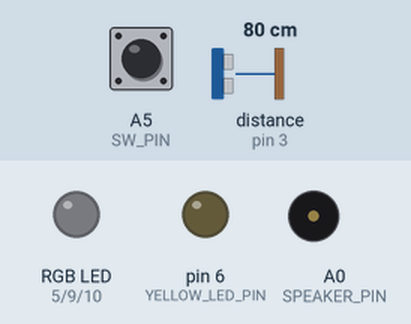
This program was run on a simulated Arduino Uno, built with avr-gcc and run on an emulated ATmega328P. Parts: an RGB LED mixed from three pins (HIGH = lit), output pins drawn as LEDs (lit = HIGH), buzzer (waves = sounding). The test bench sets the inputs (shaded band); at power-on: A5 (SW_PIN) HIGH, distance to the obstacle (sensor on pin 3) 80 cm. The echo pulse lasts 58.3 µs per cm; dim RGB values are drawn brighter than linear; what the program prints to the serial monitor is not drawn.

Above: at 1.6 s.
1.7 s: A5 (SW_PIN) pulled LOW for 0.15 s
At 2.1 s:
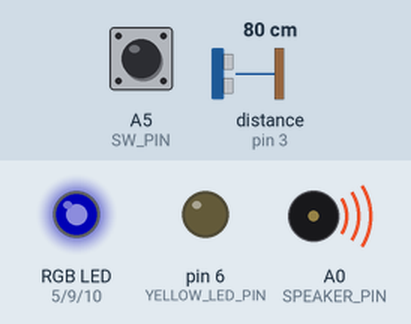
4.8 s: distance to the obstacle (sensor on pin 3) set to 32 cm
7.8 s: distance to the obstacle (sensor on pin 3) set to 28 cm
At 8.4 s:
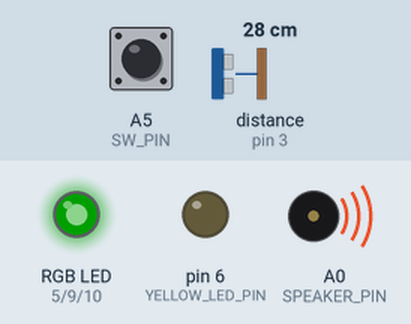
10.8 s: distance to the obstacle (sensor on pin 3) set to 22 cm
13.8 s: distance to the obstacle (sensor on pin 3) set to 18 cm
At 14.7 s:
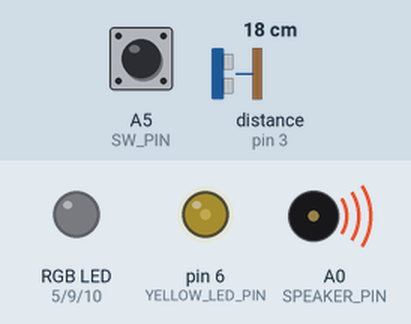
16.8 s: distance to the obstacle (sensor on pin 3) set to 12 cm
19.8 s: distance to the obstacle (sensor on pin 3) set to 9 cm
At 20.3 s:
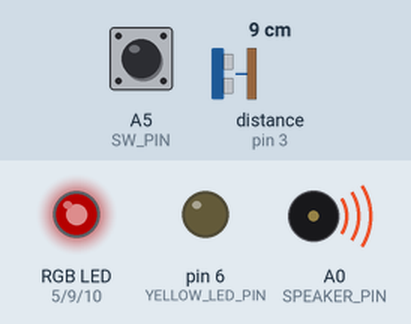
Timing chart, 0 to 23.8 s (numbered marks = the images above; inputs shaded):
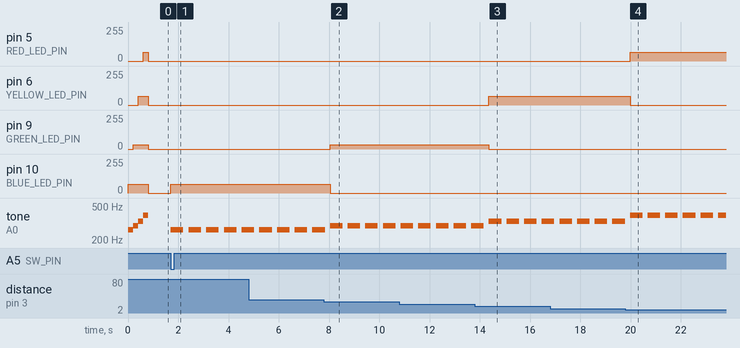

The program:

main.cpp
```cpp
// sketch name = UltrasonicDistanceSensor
// 超音波センサー(HCSR04)でLED点滅しブザー鳴動する

/*
  Version 1.0
   * ライブラリ HCSR04 ultrasonic sensor 導入
   * シリアルプロッタ Teleplot導入
   * LEDの明るさ調整のためdigitalWrite(PIN, HIGH)を
     analogWrite(PIN, 0-255)に変更
   * メロディを入れるためpitch.hと
     圧電スピーカー(パッシブスピーカー)追加
   * LEDを順に点灯しながら音を出すdemonstration関数追加
*/

#include <Arduino.h>

const int BLUE_LED_PIN = 10;  // 青LED接続端子
const int GREEN_LED_PIN = 9;  // 緑LED接続端子,遠い
const int YELLOW_LED_PIN = 6; // 黄LED接続端子,中間
const int RED_LED_PIN = 5;    // 赤LED接続端子,近い

#define SW_PIN A5 // スイッチ接続端子
#define SW_OFF 1  // スイッチOFFのdigitalReadの値

#include <HCSR04.h>

#define TRIG_PIN 2 // トリガーピンの接続端子
#define ECHO_PIN 3 // エコーピンの接続端子

#define NEAR 10.0 // この値以下だったら「近い」判定（単位:cm）
#define MID 20.0  // この値以下だったら「中間」判定（単位:cm）
#define FAR 30.0  // この値以下だったら「遠い」判定（単位:cm）

HCSR04 kyoriSensor(TRIG_PIN, ECHO_PIN); // 距離センサーオブジェクト生成

#include "pitch.h" // 音程周波数定義ファイル
#define SPEAKER_PIN A0 // 圧電スピーカー(パッシブスピーカー)接続端子

void demonstration(){
  noTone(SPEAKER_PIN);     // パッシブスピーカーを止める

  tone(SPEAKER_PIN, DO_4); // パッシブスピーカーを鳴らす
  analogWrite(BLUE_LED_PIN, 64);
  delay(200);

  tone(SPEAKER_PIN, RE_4);
  analogWrite(GREEN_LED_PIN, 32);
  delay(200);

  tone(SPEAKER_PIN, MI_4);
  analogWrite(YELLOW_LED_PIN, 64);
  delay(200);

  tone(SPEAKER_PIN, SO_4);
  analogWrite(RED_LED_PIN, 64);
  delay(200);

  digitalWrite(RED_LED_PIN, LOW);
  digitalWrite(YELLOW_LED_PIN, LOW);
  digitalWrite(GREEN_LED_PIN, LOW);
  digitalWrite(BLUE_LED_PIN, LOW);
  noTone(SPEAKER_PIN); // パッシブスピーカーを止める
}

void setup()
{
  // シリアルモニタ初期化
  Serial.begin(9600);

  // 端子設定
  pinMode(RED_LED_PIN, OUTPUT);
  pinMode(YELLOW_LED_PIN, OUTPUT);
  pinMode(GREEN_LED_PIN, OUTPUT);
  pinMode(BLUE_LED_PIN, OUTPUT);

  pinMode(SW_PIN, INPUT_PULLUP); // タクトスイッチ（A5）をプルアップ入力に設定

  // 準備OK
  demonstration();

  // スイッチが押されるまで待つ
  Serial.println("スイッチを押すまで待機"); // debug
  while (digitalRead(SW_PIN) == SW_OFF){
        }
  }

void loop()
{
  // 距離測定＆シリアルモニタ表示
  float distance = kyoriSensor.dist();

  // Plot a distance
  Serial.print(">distance:");
  Serial.println(distance);

  if (distance > 0.0)
  { // 測定できた時の処理
    if (distance <= NEAR)
    { // 近い場合
      analogWrite(RED_LED_PIN, 64);
      digitalWrite(YELLOW_LED_PIN, LOW);
      digitalWrite(GREEN_LED_PIN, LOW);
      digitalWrite(BLUE_LED_PIN, LOW);
      tone(SPEAKER_PIN, SO_4);
      delay(500);
    }
    else if (distance <= MID)
    { // 中間の場合
      digitalWrite(RED_LED_PIN, LOW);
      analogWrite(YELLOW_LED_PIN, 64);
      digitalWrite(GREEN_LED_PIN, LOW);
      digitalWrite(BLUE_LED_PIN, LOW);
      tone(SPEAKER_PIN, MI_4);
      delay(500);
    }
    else if (distance <= FAR)
    { // 遠い場合
      digitalWrite(RED_LED_PIN, LOW);
      digitalWrite(YELLOW_LED_PIN, LOW);
      analogWrite(GREEN_LED_PIN, 32);
      digitalWrite(BLUE_LED_PIN, LOW);
      tone(SPEAKER_PIN, RE_4);
      delay(500);
    }
    else
    { // それ以外の場合(つまりとても遠いso farの場合)
      digitalWrite(RED_LED_PIN, LOW);
      digitalWrite(YELLOW_LED_PIN, LOW);
      digitalWrite(GREEN_LED_PIN, LOW);
      analogWrite(BLUE_LED_PIN, 64);
      tone(SPEAKER_PIN, DO_4);
      delay(500);
    }
  }
  else
  {
    digitalWrite(RED_LED_PIN, LOW);
    digitalWrite(YELLOW_LED_PIN, LOW);
    digitalWrite(GREEN_LED_PIN, LOW);
    digitalWrite(BLUE_LED_PIN, LOW);
    noTone(SPEAKER_PIN);
    delay(500);
  }

  // 時間待ち
  noTone(SPEAKER_PIN);
  delay(200);
}

  /*
   参考 tool\lab.com
      Arduino ライブラリとは？（解説編）
        https://www.youtube.com/watch?v=Zq72-m4PpFI&t=332s
        https://tool-lab.com/movie-what-is-arduino-libraries-make/

      Arduino ライブラリとは？（製作編）
      https://www.youtube.com/watch?v=RI5FF69nqV4&t=1501s


      Wokwi
      https://wokwi.com/


      PlatformIOでシリアルプロッタのような機能が使いたい(Teleplot)
      https://zenn.dev/yuji_miyano/articles/ebf40a9f31df28

      PlatformIOでシリアルプロットを使ってみる
      https://ds-blog.tbtech.co.jp/entry/2023/04/28/PlatformIOでシリアルプロットを使ってみる

      Teleplot for VSCode
      https://marketplace.visualstudio.com/items?itemName=alexnesnes.teleplot

      VS Codeの拡張機能でTeleplotを検索してインストール
      VS Code画面左下のTeleplotをクリック
      Teleplot画面で、COM3 9600を選択してOPENをクリック
      （COMポートは 設定>Blutoothとデバイス>デバイス でポートを調査)

  */
```

pitch.h
```cpp
/*
 * 音程ごとの周波数
 */

// 休符
#define REST 0

// 各音程の周波数
#define DO_3 131
#define DOS_3 139
#define RE_3 147
#define RES_3 156
#define MI_3 165
#define FA_3 175
#define FAS_3 185
#define SO_3 196
#define SOS_3 208
#define RA_3 220
#define RAS_3 233
#define SI_3 247
#define DO_4 262
#define DOS_4 277
#define RE_4 294
#define RES_4 311
#define MI_4 330
#define FA_4 349
#define FAS_4 370
#define SO_4 392
#define SOS_4 415
#define RA_4 440
#define RAS_4 466
#define SI_4 494
#define DO_5 523
#define DOS_5 554
#define RE_5 587
#define RES_5 622
#define MI_5 659
#define FA_5 698
#define FAS_5 740
#define SO_5 784
#define SOS_5 831
#define RA_5 880
#define RAS_5 932
#define SI_5 988
#define DO_6 1047
```

Measured:
- the behaviour switches between 31 and 30 cm on distance to the obstacle (sensor on pin 3) (found by bisection; images 1 and 2)
- the behaviour switches between 21 and 20 cm on distance to the obstacle (sensor on pin 3) (found by bisection; images 2 and 3)
- the behaviour switches between 11 and 10 cm on distance to the obstacle (sensor on pin 3) (found by bisection; images 3 and 4)
- after the input at 1.7 s, pin 10 (BLUE_LED_PIN): 0/255 → 64/255 at once; tone on A0 (SPEAKER_PIN): alternates 262 Hz for 0.50 s and silent for 0.21 s, starting at once
- after the input at 7.8 s, pin 9 (GREEN_LED_PIN): 0/255 → 32/255 after 0.24 s; pin 10 (BLUE_LED_PIN): 64/255 → 0/255 after 0.24 s
- after the input at 13.8 s, pin 6 (YELLOW_LED_PIN): 0/255 → 64/255 after 0.57 s; pin 9 (GREEN_LED_PIN): 32/255 → 0/255 after 0.57 s
- after the input at 19.8 s, pin 5 (RED_LED_PIN): 0/255 → 64/255 after 0.18 s; pin 6 (YELLOW_LED_PIN): 64/255 → 0/255 after 0.18 s
